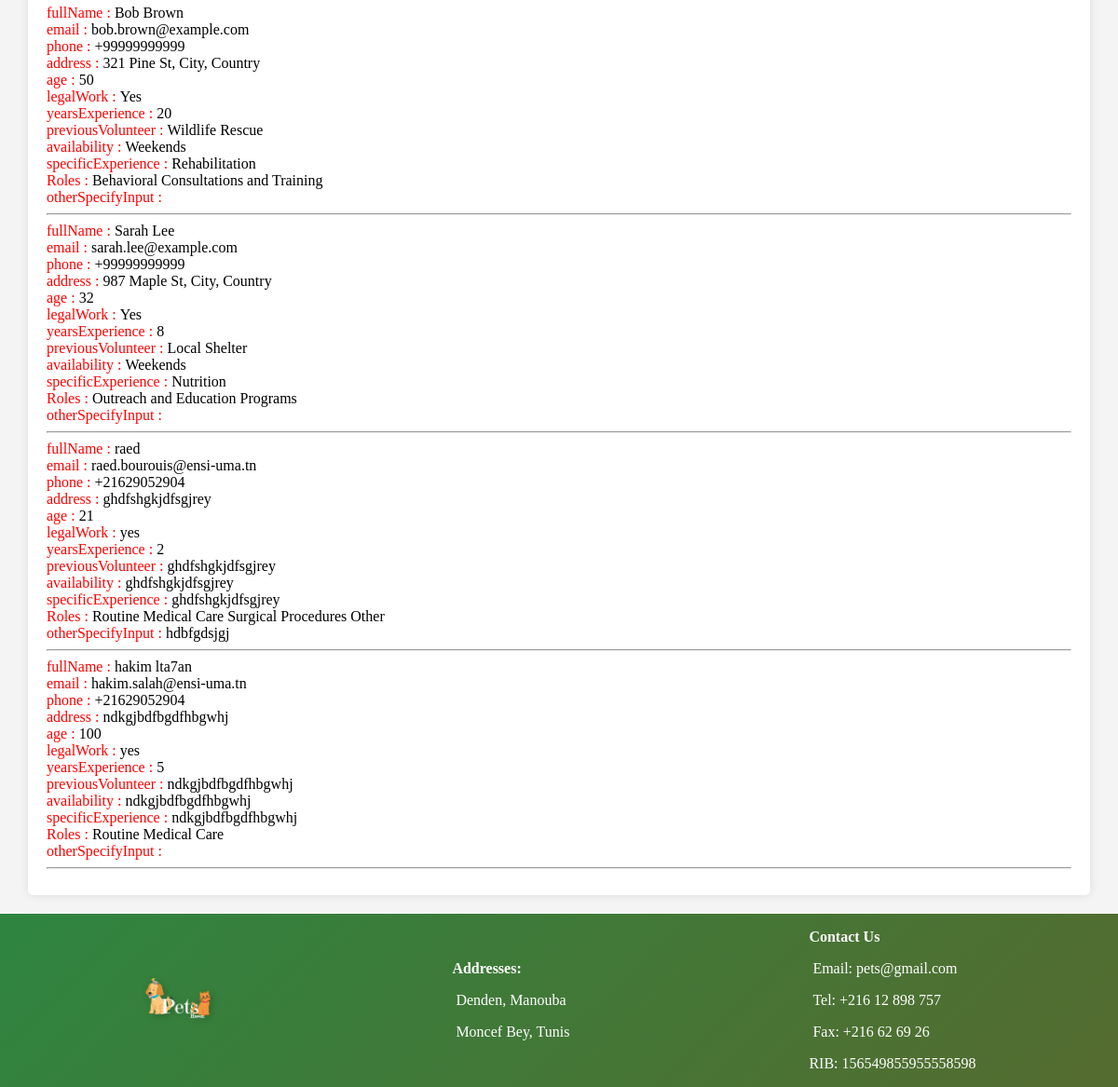
The page /HTML/view2.php (lower part) on the database as committed earlier.
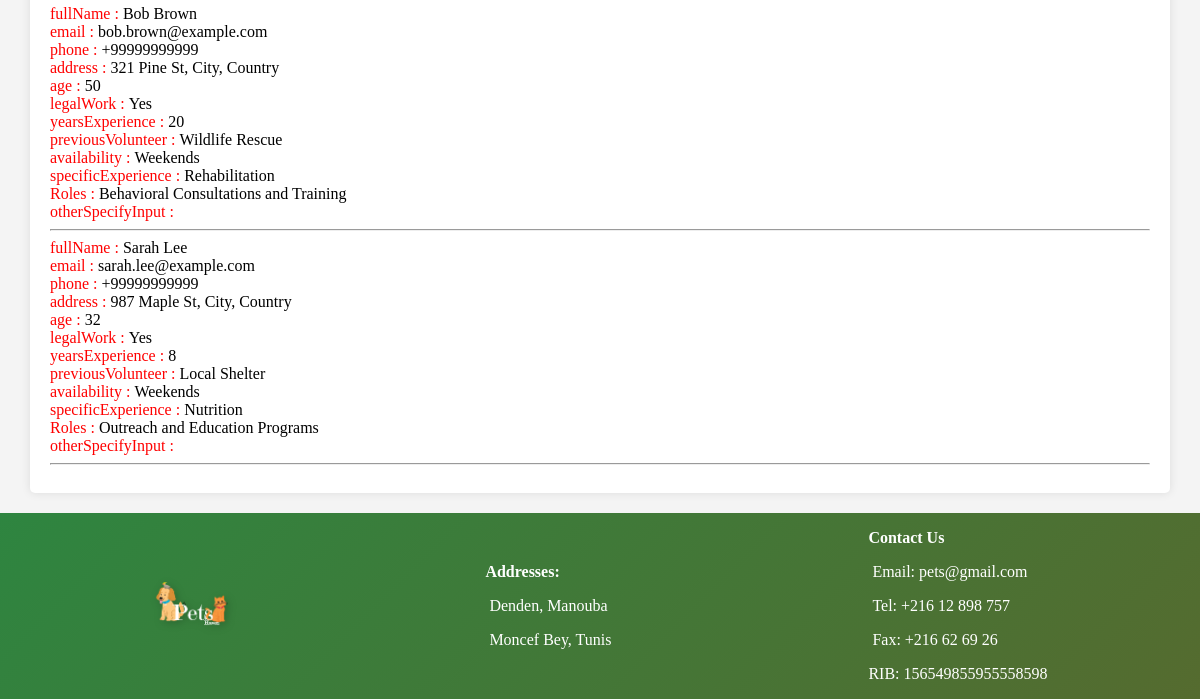
The same page on the database as committed later.
### tables this page shows
CREATE TABLE `vetforms` (
  `fullName` varchar(200) NOT NULL,
  `email` varchar(200) NOT NULL,
  `phone` varchar(200) NOT NULL,
  `address` varchar(200) NOT NULL,
  `age` int(11) NOT NULL,
  `legalWork` varchar(200) NOT NULL,
  `yearsExperience` int(11) NOT NULL,
  `previousVolunteer` varchar(200) NOT NULL,
  `availability` varchar(200) NOT NULL,
  `specificExperience` varchar(200) NOT NULL,
  `Roles` varchar(200) NOT NULL,
  `otherSpecifyInput` varchar(200) NOT NULL
);

### HTML/dash.php (the view, shortened to what this page needs)
<?php
try {
  $db = new PDO(
    'mysql:host=localhost;dbname=pets;charset=utf8',
    'root',
    ''
  );
} catch (Exception $e) {
  die('Error : ' . $e->getMessage());
}
$v2 = $db->query('SELECT * FROM vetforms');
function view2(){
  global $v2;
  while(($entree = $v2->fetch())){
    echo "<div>";
    foreach($entree as $key => $value){
      if(is_numeric($key)) {continue;}
      echo "<p class='key' style='display:inline; color:red'>$key : </p>$value<br>";
  }
    echo "</div><hr>";
    }
}

### HTML/view2.php (shortened to what this page needs)
<!DOCTYPE html>
<html lang="en">
<head>
    <link rel="stylesheet" href="../CSS/formsstyle.css">
</head>
<?php require('dash.php') ?>
<body>
    <?php
    include '../PHP/functions.php';
     ?>
    <div class="container">
    <?php view2() ?>
    </div>
    <?php echo generateFooter() ?>
</body>
</html>

### PHP/functions.php (shortened to what this page needs)
<?php
function generateFooter(){
    echo '<footer>
    <div>
        <img id="logo" src="../assets/logoweblight.png" alt="Logo">
    </div>
    <div>
        <p style="font-weight: bold;">Addresses:</p>
        <p><a href="https://www.google.com/maps/place/Denden,+Manouba" style="color:white; text-decoration:none"><i class="fa-solid fa-location-pin"></i>&nbsp;Denden, Manouba</a></p>
        <p><a href="https://www.google.com/maps/place/Av.+Moncef+Bey,+Tunis" style="color:white; text-decoration:none"><i class="fa-solid fa-location-pin"></i>&nbsp;Moncef Bey, Tunis</a></p>
    </div>
    <div>
        <p style="font-weight: bold;"> Contact Us</p>
        <p ><a href="mailto:pets@gmail.com" style="color:white; text-decoration:none" ><i class="fa-regular fa-envelope"></i>&nbsp;Email: pets@gmail.com</a></p>
        <p><i class="fa-solid fa-phone"></i>&nbsp;Tel: +216 12 898 757</p>
        <p><i class="fa-solid fa-fax"></i>&nbsp;Fax: +216 62 69 26</p>
        <p>RIB: 156549855955558598</p>
    </div>
</footer>';
}
?>

### CSS/formsstyle.css (style rules this page uses)
body { font-family: "Playfair Display"; margin: 0; padding: 0; background-color: #f4f4f4; display: flex; flex-direction: column; min-height: 100vh; overflow-x: hidden; }
#logo { width: 100px; height: auto; filter: drop-shadow(2px 2px 4px rgba(0, 0, 0, 0.2)); transition: transform 0.3s ease-in-out; }
.container { flex-grow: 1; width: calc(100vw - 100px); margin: 20px auto; padding: 20px; background-color: #fff; border-radius: 5px; box-shadow: 0 0 10px rgba(0, 0, 0, 0.1); }
footer { background: linear-gradient(135deg, #2E8540, #556B2F); display: flex; flex-flow: row wrap; justify-content: space-around; font-family: "Kavivanar"; color: #fff; align-items: center; }
footer div:nth-child(3) { padding-right: 2vw; }

Rows that differ between the two databases and show on the page:
removed vetforms: key "fullName", fullName "raed", key "email", email "raed.bourouis@ensi-uma.tn", key "phone", phone "+21629052904", key "address", address "ghdfshgkjdfsgjrey", key "age", age "21", key "legalWork", legalWork "yes", key "yearsExperience", yearsExperience "2", key "previousVolunteer", previousVolunteer "ghdfshgkjdfsgjrey", key "availability", availability "ghdfshgkjdfsgjrey", key "specificExperience", specificExperience "ghdfshgkjdfsgjrey", key "Roles", Roles "Routine Medical Care Surgical Procedures Other", key "otherSpecifyInput", otherSpecifyInput "hdbfgdsjgj"
removed vetforms: key "fullName", fullName "hakim lta7an", key "email", email "hakim.salah@ensi-uma.tn", key "phone", phone "+21629052904", key "address", address "ndkgjbdfbgdfhbgwhj", key "age", age "100", key "legalWork", legalWork "yes", key "yearsExperience", yearsExperience "5", key "previousVolunteer", previousVolunteer "ndkgjbdfbgdfhbgwhj", key "availability", availability "ndkgjbdfbgdfhbgwhj", key "specificExperience", specificExperience "ndkgjbdfbgdfhbgwhj", key "Roles", Roles "Routine Medical Care", key "otherSpecifyInput"
